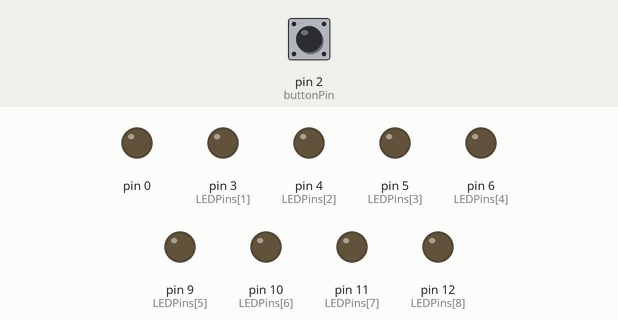
Recording of a sketch running on a simulated Arduino Uno, built with avr-gcc and run on an emulated ATmega328P. Shown: output pins drawn as LEDs (lit = HIGH). The test bench sets the inputs (shaded band); at power-on: pin 2 (buttonPin) HIGH.

Above: at 0.3 s.
At 0.9 s:
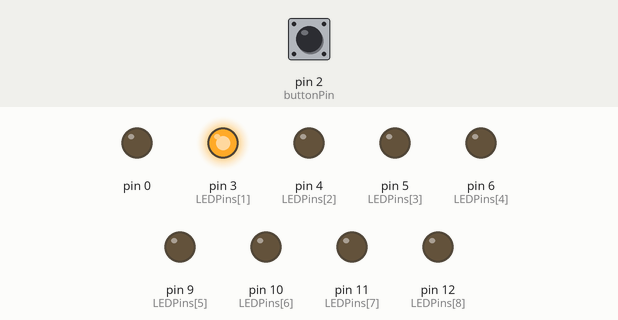
At 1.5 s:
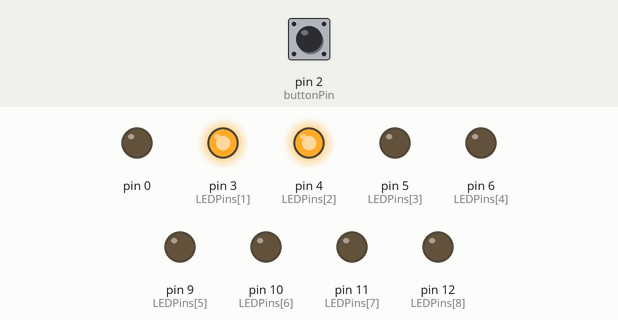
At 3.3 s:
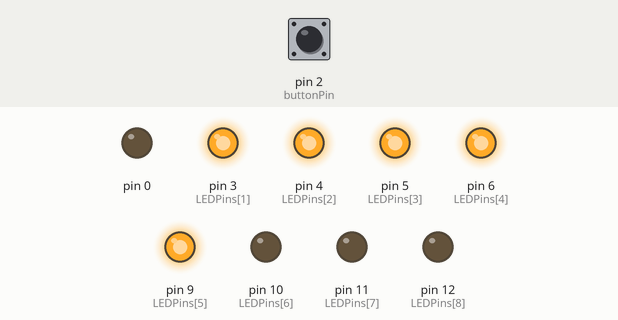
At 6.5 s:
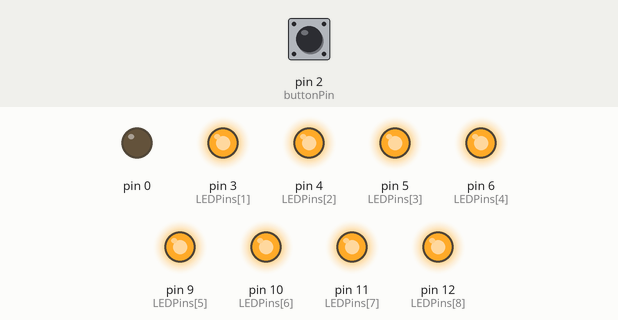
At 14.2 s:
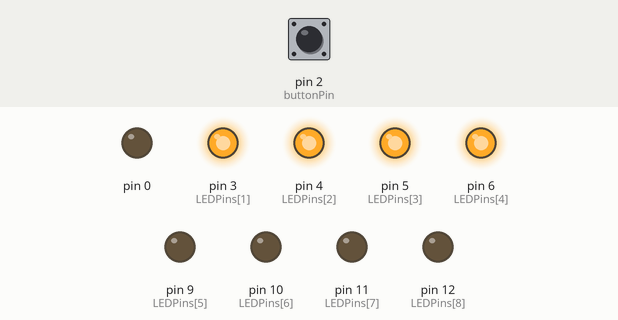
Timing chart, 0 to 15.0 s (numbered marks = the images above):
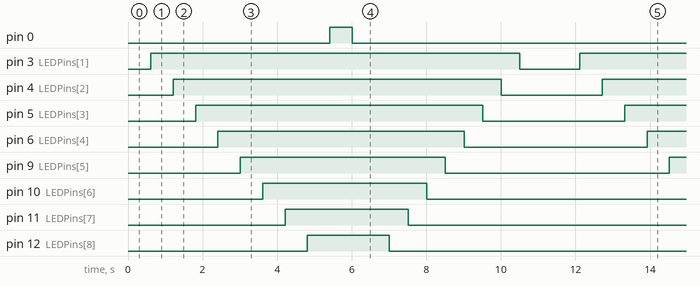

Measured:
- by itself, pin 0: alternates HIGH for 0.60 s and LOW for 10.9 s
- by itself, pin 3 (LEDPins[1]): alternates HIGH for 9.9 s and LOW for 1.6 s
- by itself, pin 4 (LEDPins[2]): alternates HIGH for 8.8 s and LOW for 2.7 s
- by itself, pin 5 (LEDPins[3]): alternates HIGH for 7.7 s and LOW for 3.8 s
- by itself, pin 6 (LEDPins[4]): alternates HIGH for 6.6 s and LOW for 4.9 s
- by itself, pin 9 (LEDPins[5]): alternates HIGH for 5.5 s and LOW for 6.0 s
- by itself, pin 10 (LEDPins[6]): alternates HIGH for 4.4 s and LOW for 7.1 s
- by itself, pin 11 (LEDPins[7]): alternates HIGH for 3.3 s and LOW for 8.2 s

The sketch:

SS6_DoReMi.ino
```cpp
//Super Mario Short Intro
//By: paola ayala

const int buttonPin = 2;
int LEDPins[ ] = {2, 3, 4, 5, 6, 9, 10, 11, 12};

int LEDState = HIGH;
int buttonState = 0;
int lastButtonState = LOW;
int i;


void setup() {
  for (i = 0; i <= 10; i++) {
  pinMode(LEDPins[i], OUTPUT);
  pinMode(buttonPin, INPUT);

  }
}

void loop () {
  buttonState = digitalRead(buttonPin);
  delay(10);
  blinkAlternate();


}


void blinkAlternate() {
  int delayTime = 500;
  int delayBeat = 600;

    for (i = 0; i <= 9; i++) {
    digitalWrite(LEDPins[i], HIGH);
    delay(delayBeat);
  }
    for (i = 10; i >= 0; i--) {
    digitalWrite(LEDPins[i], LOW);
    delay(delayTime);
    }

}
```
